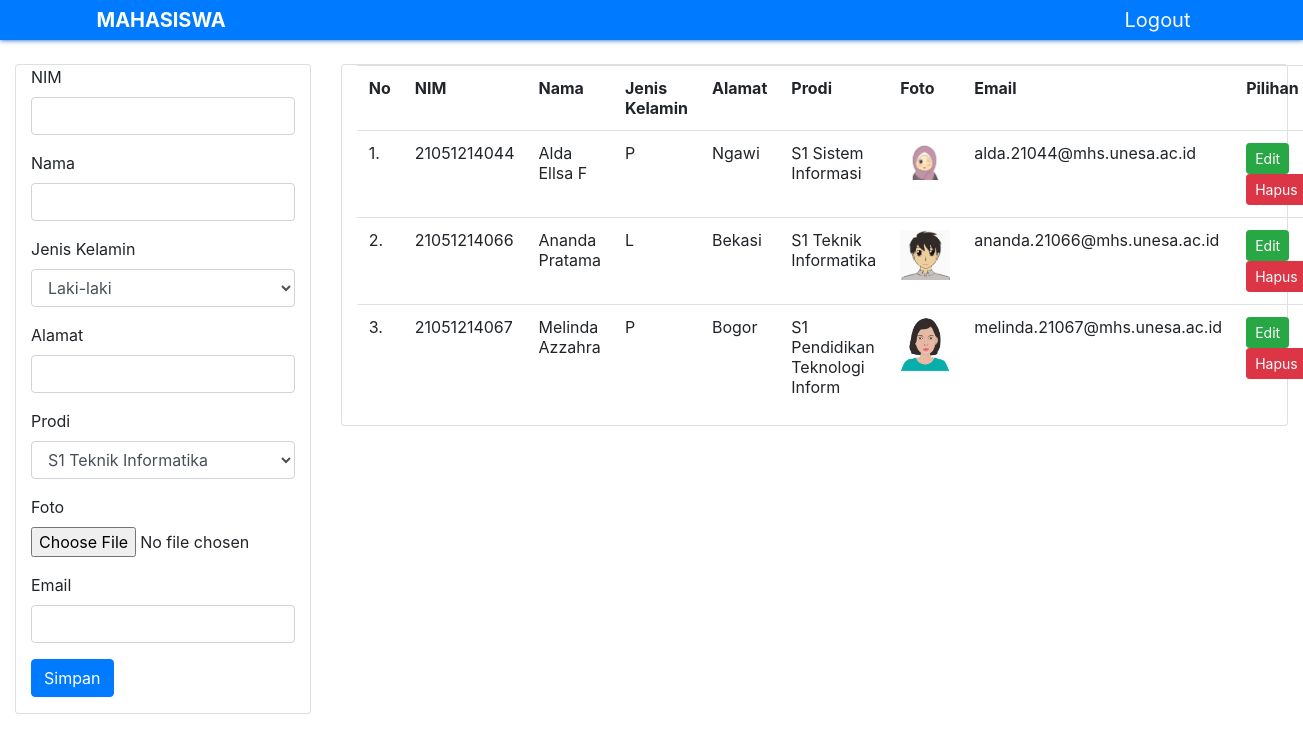
Page /home.php (signed in) on the committed database.
### tables this page shows
CREATE TABLE `mahasiswa` (
  `id_mahasiswa` int(11) NOT NULL,
  `nim` varchar(30) NOT NULL,
  `nama_mhs` varchar(30) NOT NULL,
  `jk` enum('L','P') NOT NULL,
  `alamat` text NOT NULL,
  `prodi` varchar(30) NOT NULL,
  `foto` varchar(50) DEFAULT NULL,
  `email` varchar(30) NOT NULL
);

### proses-list.php (called while the page is built)
<?php
include 'koneksi.php';
$query = "SELECT * FROM mahasiswa";
$hasil = mysqli_query($db, $query);
$data_mahasiswa = array();
while ($row = mysqli_fetch_assoc($hasil)) {
  $data_mahasiswa[] = $row;
}

### home.php (the view, shortened to what this page needs)
<html lang="en">
<head>
    <link rel="stylesheet" href="css/bootstrap.min.css">
</head>
<body>
    <nav class="navbar-nav bg-primary">
        <div style="box-shadow: 0px 0px 5px #0056b3;">
            <div class="container">
                <div class="navbar-header">
                    <a href="#" class="navbar-brand">
                        <span style="color: #fff;"><b>MAHASISWA</b></span>
                    </a>
                    <a href="proses-logout.php" class="navbar-brand float-right text-light">Logout</a>
                </div>
            </div>
        </div>
    </nav>
    <br>
    <div class="container-fluid">
        <div class="row" >
            <div class="col-lg-3">
                <div class="card">
                    <div class="container">
                        <form action="proses-input.php" method="post">
                            <div class="form-group">
                            <label>NIM</label>
                                <input type="text" class="form-control" name="nim" maxlength="15">
                            </div>
                            <div class="form-group">
                                <label>Nama</label>
                                <input type="text" class="form-control" name="nama_mhs">
                            </div>
                            <div class="form-group">
                            <label>Jenis Kelamin</label>
                                <select name="jk" class="form-control">
                                    <option value="L">Laki-laki</option>
                                </select>
                            </div>
                            <div class="form-group">
                                <label>Alamat</label>
                                <input type="text" class="form-control" name="alamat">
                            </div>
                            <div class="form-group">
                                <label>Prodi</label>
                                <select name="prodi" class="form-control">
                                    <option>S1 Teknik Informatika</option>
                                </select>
                            </div>
                            <div class="form-group">
								<label>Foto</label>
								<input required type="file" calss="form-control" name="img">
							</div>
                            <div class="form-group">
                                <label>Email</label>
                                <input type="text" class="form-control" name="email">
                            </div>
                            <input type="submit" class="btn btn-primary" value="Simpan">
                        </form>
                    </div>
                </div>
            </div>
            <div class="col-lg-9">
                <div class="card">
                    <div class="container">
                        <table class="table tble-striped table-hover">
                            <tr>
                                <th width="1%">No</th>
                                <th>NIM</th>
                                <th>Nama</th>
                                <th>Jenis Kelamin</th>
                                <th>Alamat</th>
                                <th>Prodi</th>
                                <th>Foto</th>
                                <th>Email</th>
                                <th>Pilihan</th>
                            </tr>
                            <?php
                                include 'proses-list.php';
                                $no=1;
                                foreach ($data_mahasiswa as $mahasiswa) :
                            ?>
                            <tr>
                                <td><?= $no++;?>.</td>
                                <td><?= $mahasiswa['nim']?></td>
                                <td><?= $mahasiswa['nama_mhs']?></td>
                                <td><?= $mahasiswa['jk']?></td>
                                <td><?= $mahasiswa['alamat']?></td>
                                <td><?= $mahasiswa['prodi']?></td>
                                <td><img src="img/<?= $mahasiswa['foto']; ?>" style="width: 50px"></td>
                                <td><?= $mahasiswa['email']?></td>
                                <td>
                                    <a href="form-edit.php?id_mahasiswa=<?php echo $mahasiswa['id_mahasiswa']; ?>" class="btn btn-sm btn-success">Edit</a>
                                    <a href="proses-hapus.php?id_mahasiswa=<?php echo $mahasiswa['id_mahasiswa']; ?>"class="btn btn-sm btn-danger" onclick="return confirm('Anda yakin akan menghapus data?');">Hapus</a>
                                </td>
                            </tr>
                            <?php endforeach ?>
                        </table>
                    </div>
                </div>
            </div>
        </div>
    </div>
</body>
</html>

### rows in the picture
mahasiswa: nim "21051214044", nama_mhs "Alda Ellsa F", jk "P", alamat "Ngawi", prodi "S1 Sistem Informasi", foto (picture), email "alda.21044@mhs.unesa.ac.id"
mahasiswa: nim "21051214066", nama_mhs "Ananda Pratama", jk "L", alamat "Bekasi", prodi "S1 Teknik Informatika", foto (picture), email "ananda.21066@mhs.unesa.ac.id"
mahasiswa: nim "21051214067", nama_mhs "Melinda Azzahra", jk "P", alamat "Bogor", prodi "S1 Pendidikan Teknologi Inform", foto (picture), email "melinda.21067@mhs.unesa.ac.id"
